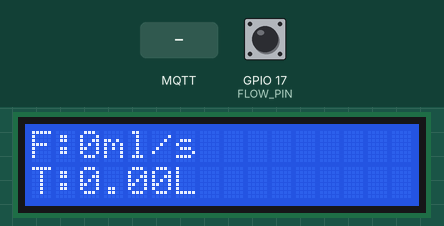
A program run on a simulated Raspberry Pi (BCM pin numbers). Shown: 16×2 character LCD. Inputs (shaded band) come from the test bench; at power-on: GPIO 17 (FLOW_PIN) HIGH. Files the program writes start out absent; no MQTT or app messages arrive unless stated; the clock reads 2024-03-15 10:24:30 at power-on unless the program sets it; what the program prints to the terminal is not drawn.

Above: at 1.6 s.
1.7 s: GPIO 17 (FLOW_PIN) pulled LOW for 0.15 s
At 2.8 s:
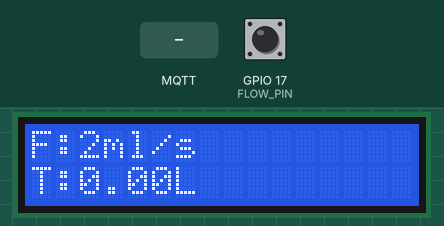
4.8 s: MQTT message "1" arrives on the first subscribed topic
7.8 s: MQTT message "on" arrives on the first subscribed topic
Timing chart, 0 to 10.8 s (numbered marks = the images above; inputs shaded):
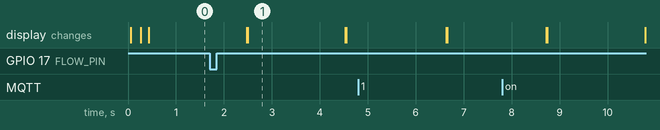

The program:

test.py
```python
import paho.mqtt.client as mqtt
import json
import time
import csv
import smbus
import RPi.GPIO as GPIO
GPIO.setwarnings(False)
GPIO.cleanup()
# -------- LCD --------
I2C_ADDR = 0x3E
bus = smbus.SMBus(1)

CMD = 0x00
DATA = 0x40

def write_cmd(cmd):
    bus.write_byte_data(I2C_ADDR, CMD, cmd)
    time.sleep(0.001)

def write_data(data):
    bus.write_byte_data(I2C_ADDR, DATA, data)
    time.sleep(0.001)

def lcd_init():
    time.sleep(0.05)
    write_cmd(0x38)
    write_cmd(0x39)
    write_cmd(0x14)
    write_cmd(0x70)
    write_cmd(0x56)
    write_cmd(0x6C)
    time.sleep(0.2)
    write_cmd(0x38)
    write_cmd(0x0C)
    write_cmd(0x01)

def lcd_clear():
    write_cmd(0x01)

def lcd_set_cursor(line, pos):
    write_cmd(0x80 + pos if line == 0 else 0xC0 + pos)

def lcd_print(text):
    for c in text:
        write_data(ord(c))

lcd_init()

# -------- FLOW --------
FLOW_PIN = 17
pulse_count = 0
flow_ml_s = 0.0
total_water = 0.0

GPIO.setmode(GPIO.BCM)
GPIO.setup(FLOW_PIN, GPIO.IN, pull_up_down=GPIO.PUD_UP)

def pulse_callback(channel):
    global pulse_count
    pulse_count += 1

GPIO.add_event_detect(FLOW_PIN, GPIO.FALLING, callback=pulse_callback)

# -------- DATA --------
nodes = {1:None, 2:None, 3:None, 4:None}

# -------- LOG --------
file = open("farm_log.csv", "a", newline="")
writer = csv.writer(file)

def log_data(node_id, temp, hum, soil):
    writer.writerow([time.time(), node_id, temp, hum, soil, flow_ml_s, total_water])
    file.flush()

# -------- DISPLAY --------
screen = 0
last_display = 0

def show_node(i, d):
    lcd_clear()
    lcd_set_cursor(0,0)
    lcd_print(f"N{i} S:{d['soil']}")
    lcd_set_cursor(1,0)
    lcd_print(f"T:{d['temp']:.0f} H:{d['hum']:.0f}")

def show_flow():
    lcd_clear()
    lcd_set_cursor(0,0)
    lcd_print(f"F:{flow_ml_s:.0f}ml/s")
    lcd_set_cursor(1,0)
    lcd_print(f"T:{total_water:.2f}L")

# -------- MQTT --------
def on_connect(client, userdata, flags, rc):
    print("Connected:", rc)
    client.subscribe("farm/data")

def on_message(client, userdata, msg):
    try:
        data = json.loads(msg.payload.decode())
        node_id = data["id"]

        nodes[node_id] = data

        print(f"[NODE {node_id}] Soil:{data['soil']}")

        # 🔥 INVERTED LOGIC FIX
        if data["soil"] < 50:
            print("-> OFF")
            client.publish(f"farm/node{node_id}", "OFF")
        else:
            print("-> ON")
            client.publish(f"farm/node{node_id}", "ON")

        log_data(node_id, data["temp"], data["hum"], data["soil"])

    except Exception as e:
        print("JSON ERROR:", e)

client = mqtt.Client()
client.on_connect = on_connect
client.on_message = on_message
client.connect("192.168.137.20", 1883, 60)

# -------- LOOP --------
last_flow = time.time()

while True:
    client.loop(0.1)

    now = time.time()
    dt = now - last_flow

    if dt >= 1:
        pulses = pulse_count
        pulse_count = 0

        freq = pulses / dt
        flow_l_min = freq / 7.5
        flow_ml_s = (flow_l_min * 1000) / 60
        total_water += (flow_ml_s * dt) / 1000

        last_flow = now

    if now - last_display >= 2:
        last_display = now
        screen = (screen + 1) % 5

        if screen < 4 and nodes[screen+1]:
            show_node(screen+1, nodes[screen+1])
        else:
            show_flow()
```

Measured:
- after the input at 1.7 s, the display: first differs from a run without the input after 0.79 s (image 1)
- what the display in image 1 shows lasts 2.0 s, from 2.5 s to 4.5 s
